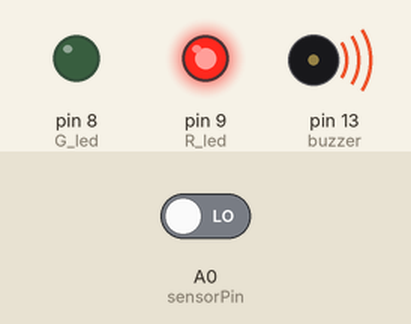
The sketch below on a simulated Arduino Uno, built with avr-gcc and run on an emulated ATmega328P. Shown: output pins drawn as LEDs (lit = HIGH), buzzer (waves = sounding, pin HIGH). The inputs (shaded band) are chosen by the test bench; at power-on: A0 (sensorPin) LOW.

Above: at 3.0 s.
3.1 s: A0 (sensorPin) driven HIGH
At 4.5 s:
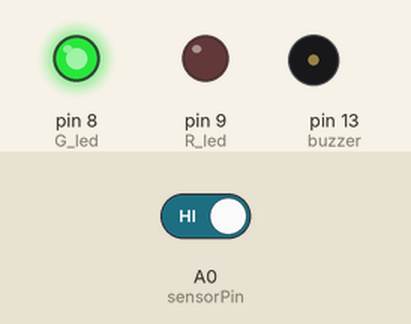
4.8 s: A0 (sensorPin) driven LOW
At 5.7 s:
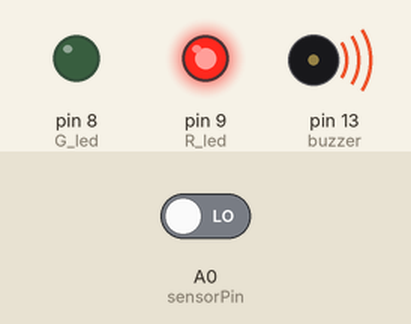
Timing chart, 0 to 7.8 s (numbered marks = the images above; inputs shaded):
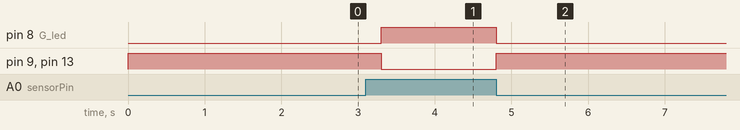

Measured:
- after the input at 3.1 s, pin 8 (G_led): LOW → HIGH after 0.20 s; pin 9 (R_led), pin 13 (buzzer): HIGH → LOW after 0.20 s
- after the input at 4.8 s, pin 8 (G_led): HIGH → LOW at once; pin 9 (R_led), pin 13 (buzzer): LOW → HIGH at once

The sketch:

Fire_Detector_Alarm.ino.ino
```cpp
int sensorPin = A0;
int buzzer = 13;
int G_led = 8;
int R_led = 9;
int read_value;

void setup() {
  pinMode(sensorPin, INPUT);
  pinMode(buzzer, OUTPUT);
  pinMode(R_led, OUTPUT);
  pinMode(G_led, OUTPUT);
}

void loop() {
  read_value = digitalRead(sensorPin);

  if (read_value == 1) {
    digitalWrite(buzzer, LOW);
    digitalWrite(R_led, LOW);
    digitalWrite(G_led, HIGH);
  }
  else {
    digitalWrite(buzzer, HIGH);
    digitalWrite(R_led, HIGH);
    digitalWrite(G_led, LOW);
    delay(1000);
  }

  delay(100);
}
```
